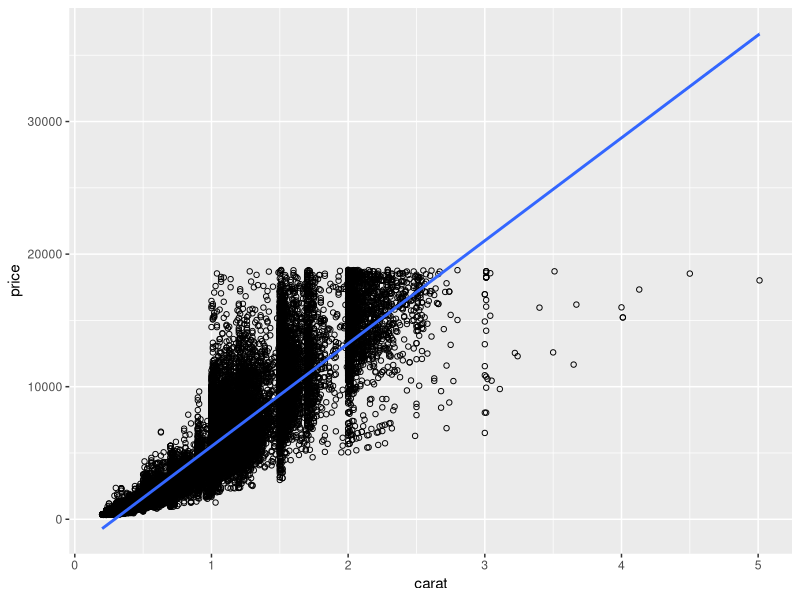
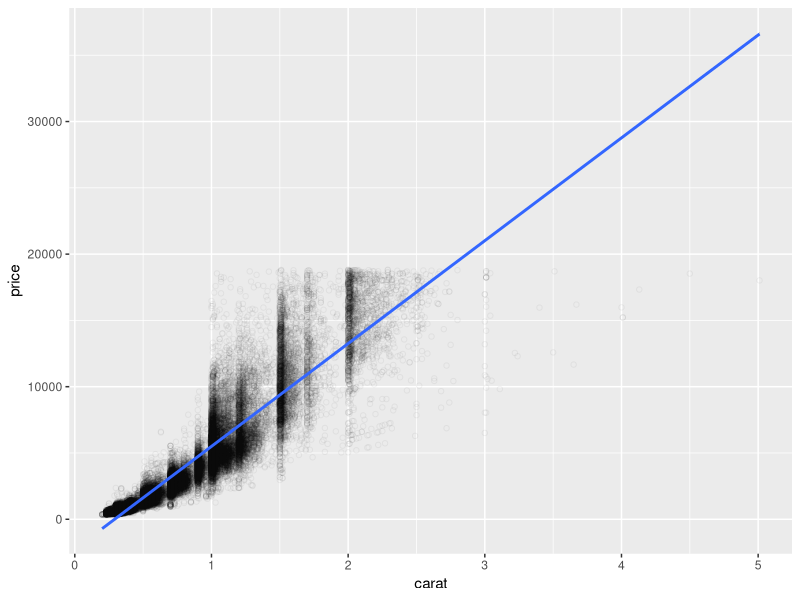
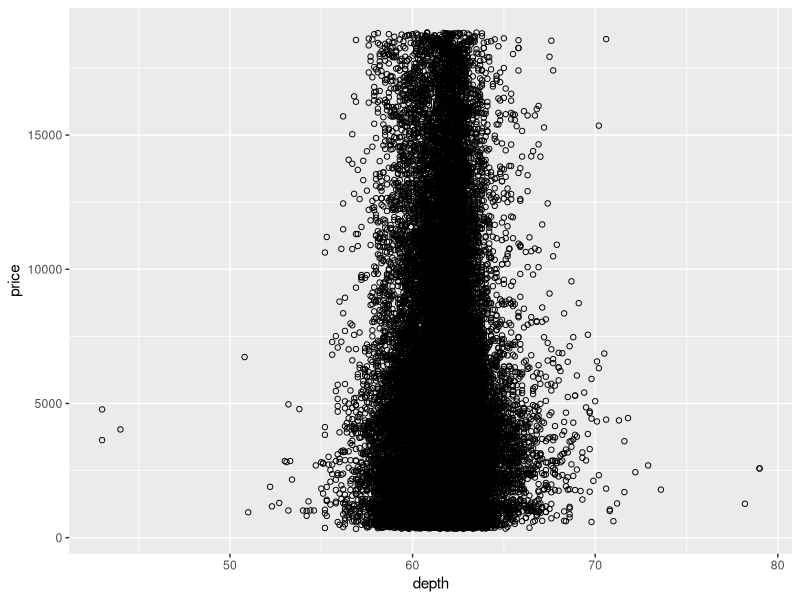
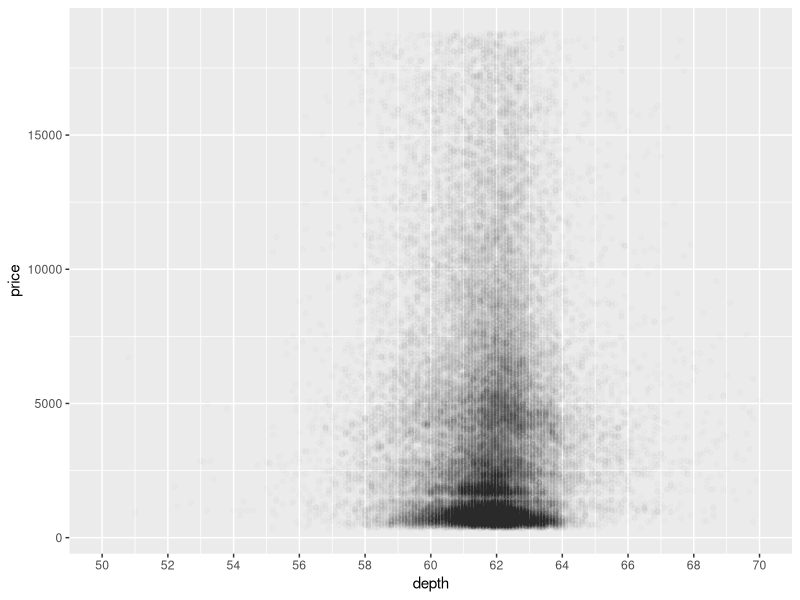
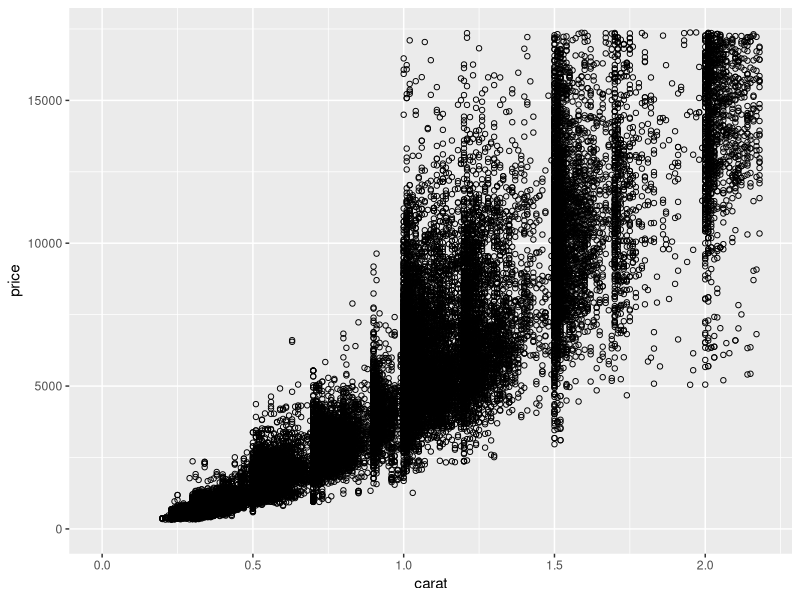
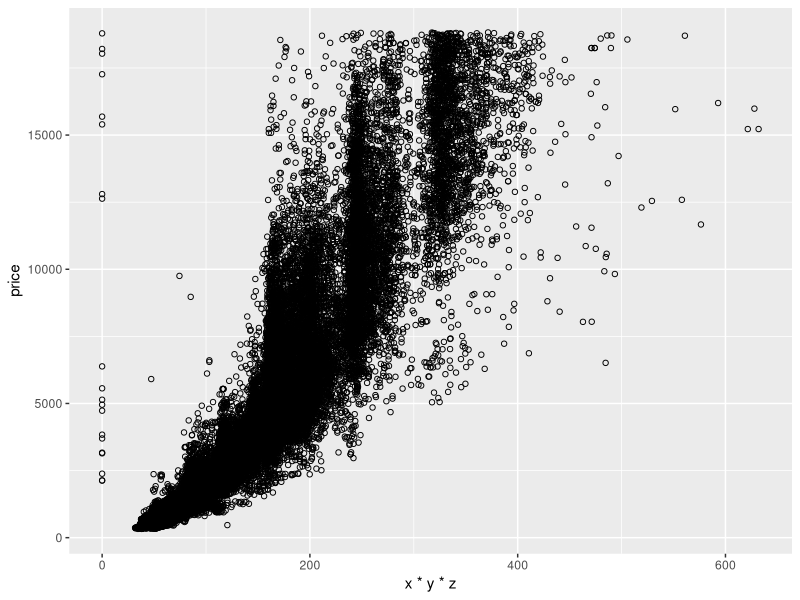
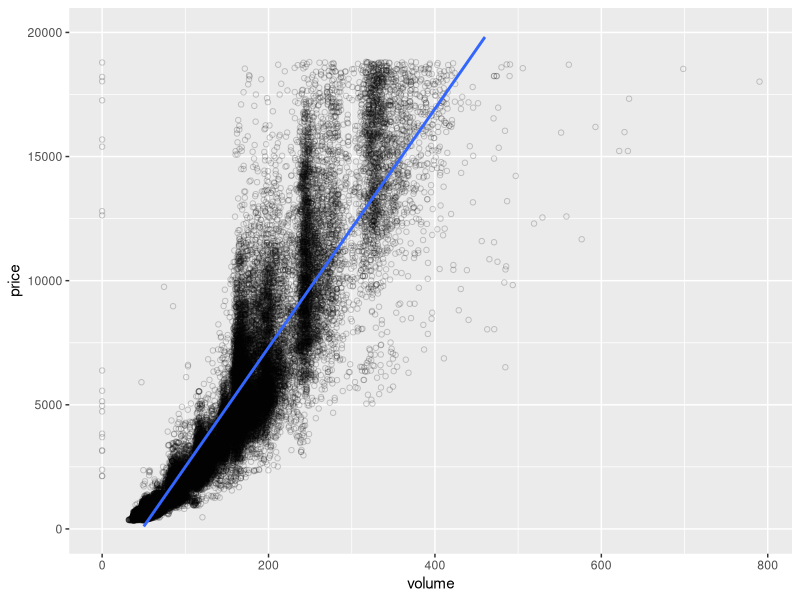
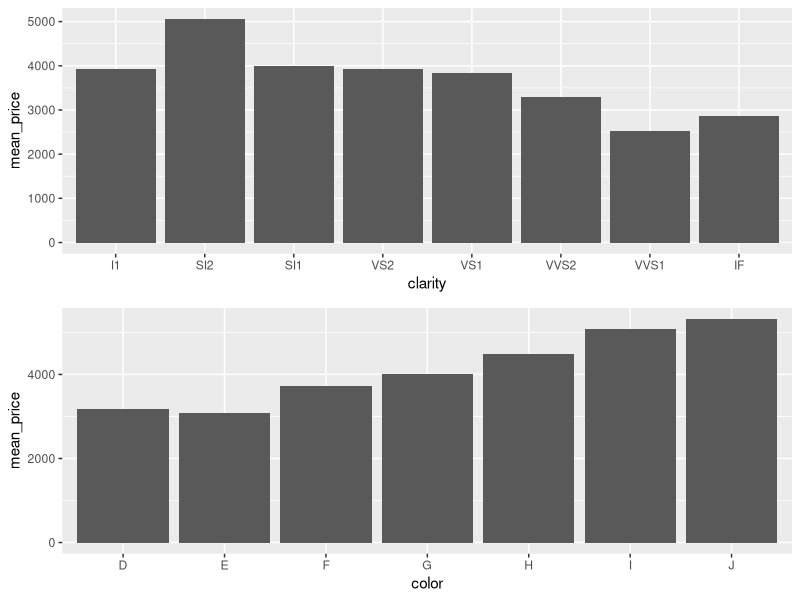

Source code (R) for these figures, in order:
# Problem Set 4

library(ggplot2)
data(diamonds)
summary(diamonds)


#Q1
ggplot(diamonds, aes(x=carat, y=price)) +
  geom_point(shape=1) +    # Use hollow circles
  geom_smooth(method=lm) 

ggplot(diamonds, aes(x=carat, y=price)) +
  geom_point(shape=1, alpha=0.05) +    # add alpha to counter overplotting
  geom_smooth(method=lm) 

#Q2
#Looks non-linear, need to try some variable transforms

#Q3
cor(diamonds$x, diamonds$price)
cor(diamonds$y, diamonds$price)
cor(diamonds$z, diamonds$price)

#Q4
ggplot(diamonds, aes(x=depth, y=price)) +
  geom_point(shape=1)

#Q5
ggplot(data = diamonds, aes(x = depth, y = price)) + 
  geom_point(alpha=0.01)+
  scale_x_continuous(breaks=seq(50,70,2), lim=c(50,70))

#Q6
# 58,63

#Q7
cor(diamonds$depth, diamonds$price)

#Q8
ggplot(data = diamonds, aes(x = carat, y = price)) + 
  geom_point(shape=1) +
  xlim(0, quantile(diamonds$carat, 0.99)) +
  ylim(0, quantile(diamonds$price, 0.99))

#Q9
ggplot(data = diamonds, aes(x = x*y*z, y = price)) + 
  geom_point(shape=1) +
  xlim(0, quantile(diamonds$x*diamonds$y*diamonds$z, 0.9999))
diamonds$volume <- diamonds$x * diamonds$y * diamonds$z

#Q10
attach(diamonds)
cor(price[volume!=0 & volume<800], volume[volume!=0 & volume<800])
detach(diamonds)
#or
cor(diamonds$price[diamonds$volume!=0 & diamonds$volume<800], diamonds$volume[diamonds$volume!=0 & diamonds$volume<800])
#or
with(subset(diamonds, volume!=0 & volume<800), cor(price, volume))

#Q11
ggplot(data = subset(diamonds, diamonds$volume<800), aes(x = volume, y = price)) + 
  geom_point(shape=1, alpha=0.2) +
  geom_smooth(method=lm) +
  ylim(0,20000)
#non-linear relationship, needs transformations

#Q12
#detach("package:plyr", unload=TRUE)
#install.packages('dplyr')
library(dplyr)
clarityGroup <- group_by(diamonds, clarity)
diamondsByClarity <- summarise(clarityGroup,
                        mean_price = mean(price),
                        median_price = median(price),
                        min_price = min(price),
                        max_price = max(price),
                        n = n())

#Q13
diamonds_by_clarity <- group_by(diamonds, clarity)
diamonds_mp_by_clarity <- summarise(diamonds_by_clarity, mean_price = mean(price))
diamonds_by_color <- group_by(diamonds, color)
diamonds_mp_by_color <- summarise(diamonds_by_color, mean_price = mean(price))

clarityGraph <- ggplot(data=diamonds_mp_by_clarity, aes(x=clarity, y=mean_price)) +
                  geom_bar(stat="identity")
colorGraph <- ggplot(data=diamonds_mp_by_color, aes(x=color, y=mean_price)) +
                geom_bar(stat="identity")

#install.packages('gridExtra')
library(gridExtra)
grid.arrange(clarityGraph, colorGraph)

#Q14
?diamonds
#color and clarity seem to be inversely mean price which is the opposite of what you'd expect
diamonds_by_cut <- group_by(diamonds, cut)
diamonds_mp_by_cut <- summarise(diamonds_by_cut, mean_price = mean(price))
ggplot(data=diamonds_mp_by_cut, aes(x=cut, y=mean_price)) +
  geom_bar(stat="identity")
#same with cut

#Q15
#Continuation of EDA on a dataset of the student's choice from gapminder.org from problem set 3



#Q15
